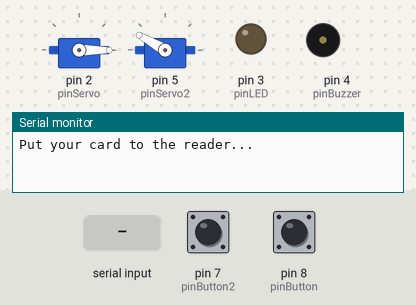
A sketch run on a simulated Arduino Uno, built with avr-gcc and run on an emulated ATmega328P. Shown: 2 × servo, output pins drawn as LEDs (lit = HIGH), buzzer (waves = sounding), the last lines printed to the serial monitor. Inputs (shaded band) come from the test bench; at power-on: pin 7 (pinButton2) LOW, pin 8 (pinButton) LOW. Pins used as bus, display or sensor lines are not drawn.

Above: at 1.2 s.
1.3 s: pin 7 (pinButton2) pulled HIGH for 0.15 s
At 2.4 s:
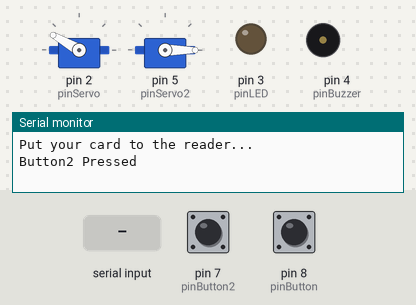
4.4 s: "ledopen\n" received over Serial
At 7.1 s:
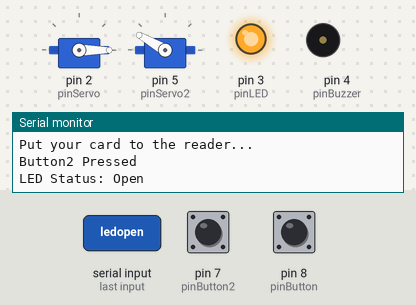
7.4 s: "dooropen\n" received over Serial
At 8.2 s:
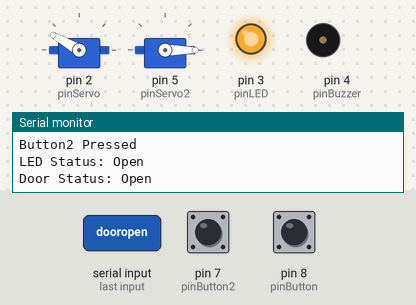
8.9 s: "Authorized\n" received over Serial
At 9.56 s:
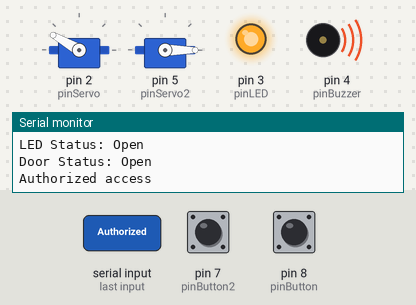
Timing chart, 0 to 19.2 s (numbered marks = the images above; inputs shaded):
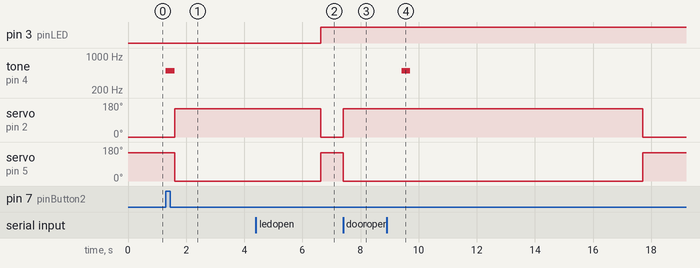

Measured:
- after the input at 1.3 s, tone on pin 4 (pinBuzzer): silent → 500 Hz at once, → silent 0.30 s later; servo on pin 2 (pinServo): 0° → 150° after 0.31 s; servo on pin 5 (pinServo2): 150° → 0° after 0.31 s
- after the input at 4.4 s, pin 3 (pinLED): LOW → HIGH after 2.2 s
- after the input at 7.4 s, servo on pin 2 (pinServo): 0° → 150° at once; servo on pin 5 (pinServo2): 150° → 0° at once
- after the input at 8.9 s, tone on pin 4 (pinBuzzer): silent → 500 Hz after 0.51 s, → silent 0.30 s later; servo on pin 2 (pinServo): 150° → 0° after 8.8 s; servo on pin 5 (pinServo2): 0° → 150° after 8.8 s

The sketch:

Arduino_RFID.ino
```cpp
#include <SPI.h>
#include <MFRC522.h>
#include <Servo.h>

// Define pins
#define pinLDR A0
#define pinServo 2
#define pinLED 3
#define pinBuzzer 4
#define pinServo2 5
#define pinButton2 7
#define pinButton 8
#define RST_PIN 9
#define SS_PIN 10

MFRC522 mfrc522(SS_PIN, RST_PIN); // Create MFRC522 instance
Servo myServo; // Define servo name
Servo myServo2;

int previousLdrStatus = -1; // Variable to store previous LDR status (-1 means uninitialized)
bool doorOpen = false; // Variable to track door status
bool ledOpen = false;
bool Auto = false;
bool authorized = false;
bool buzzer = false;
bool buttonPressed = false;
bool button2Pressed = false;

void setup() {
  Serial.begin(9600); // Initiate a serial communication
  SPI.begin(); // Initiate SPI bus
  mfrc522.PCD_Init(); // Initiate MFRC522

  // Initialize servos
  myServo.attach(pinServo);
  myServo.write(0); // Servo start position
  myServo2.attach(pinServo2);
  myServo2.write(150); // Servo start position

  // Initialize other pins
  pinMode(pinLED, OUTPUT);
  pinMode(pinBuzzer, OUTPUT);
  pinMode(pinButton, INPUT);
  pinMode(pinButton2, INPUT);
  noTone(pinBuzzer);

  // Welcome message
  Serial.println("Put your card to the reader...");
  Serial.println();
}

void handleCommand(String command) {

  if (command.equalsIgnoreCase("dooropen")) {

    myServo.write(150);
    myServo2.write(0);
    doorOpen = true;
    Serial.print("Door Status: ");
    Serial.println(doorOpen ? "Open" : "Closed");
  }

  else if (command.equalsIgnoreCase("doorclose")) {

    myServo.write(0);
    myServo2.write(150);
    doorOpen = false;
    Serial.print("Door Status: ");
    Serial.println(doorOpen ? "Open" : "Closed");
  }

  else if (command.equalsIgnoreCase("ledopen")) {
    Auto = false;
    digitalWrite(pinLED, HIGH);
    ledOpen = true;
    Serial.print("LED Status: ");
    Serial.println(ledOpen ? "Open" : "Closed");
  }

  else if (command.equalsIgnoreCase("ledclose")) {
    Auto = false;
    digitalWrite(pinLED, LOW);
    ledOpen = false;
    Serial.print("LED Status: ");
    Serial.println(ledOpen ? "Open" : "Closed");
  }

  else if(command.equalsIgnoreCase("Authorized")){
    authorized = true;
    Serial.println("Authorized access");
    Serial.println();
    delay(500);
    tone(pinBuzzer, 500);
    delay(300);
    noTone(pinBuzzer);
    myServo.write(150);
    myServo2.write(0);
    doorOpen = true;
    Serial.print("Door Status: ");
    Serial.println(doorOpen ? "Open" : "Closed");
    delay(8000);
    myServo.write(0);
    myServo2.write(150);
    doorOpen = false;
    Serial.print("Door Status: ");
    Serial.println(doorOpen ? "Open" : "Closed");
  }

  else if(command.equalsIgnoreCase("Unauthorized")){
    buzzer = true;
    tone(pinBuzzer, 500);
    delay(300);
    noTone(pinBuzzer);
   }

  else if(command.equalsIgnoreCase("auto")){
    Auto = true;
  }

  else {
    Serial.println("Unknown command. Please enter 'open' or 'close'.");
  }
}

void loop() {
  // Check for serial commands
  if (Serial.available() > 0) {
    String command = Serial.readStringUntil('\n');
    command.trim();
    handleCommand(command);
  }

  // Check the button state
  if (digitalRead(pinButton) == HIGH) {
    if (!buttonPressed) {
      buttonPressed = true;
      digitalWrite(pinBuzzer, HIGH);
      Serial.println("Button Pressed");
    }
  } else {
    if (buttonPressed) {
      buttonPressed = false;
      digitalWrite(pinBuzzer, LOW);
    }
  }

  // Check the button2 state
  if (digitalRead(pinButton2) == HIGH) {
    if (!button2Pressed) {
      button2Pressed = true;
      Serial.println("Button2 Pressed");
      tone(pinBuzzer, 500);
      delay(300);
      noTone(pinBuzzer);
      myServo.write(150);
      myServo2.write(0);
      delay(5000);
    }
  } else {
    if (button2Pressed) {
      button2Pressed = false;
      myServo.write(0);
      myServo2.write(150);
    }
  }

 if(Auto == true){

    // Read LDR value
  int ldrValue = analogRead(pinLDR);

  // Check if LDR value is below threshold
  int ldrStatus = (ldrValue < 400) ? 1 : 0;

  // Update LED based on LDR status
  digitalWrite(pinLED, ldrStatus == 1 ? HIGH : LOW);

  // Check if the LDR status has changed
  if (ldrStatus != previousLdrStatus) {
    // Send LDR value and status to serial
    Serial.print("LDR Value: ");
    Serial.print(ldrValue);
    Serial.print("\n");
    Serial.print("LED Status: ");
    Serial.println(ldrStatus == 1 ? "Open" : "Closed");
    Serial.print("\n");
    previousLdrStatus = ldrStatus;
  }
 }


  // Look for new cards
  if (!mfrc522.PICC_IsNewCardPresent()) {
    return;
  }

  // Select one of the cards
  if (!mfrc522.PICC_ReadCardSerial()) {
    return;
  }

   // Show UID on serial monitor
Serial.print("UID tag: ");
String content = "";
for (byte i = 0; i < mfrc522.uid.size; i++) {
  Serial.print(mfrc522.uid.uidByte[i] < 0x10 ? "0" : "");
  Serial.print(mfrc522.uid.uidByte[i], HEX);
  content.concat(String(mfrc522.uid.uidByte[i] < 0x10 ? "0" : ""));
  content.concat(String(mfrc522.uid.uidByte[i], HEX));
}

Serial.println();


  // Halt PICC and stop encryption on PCD
  mfrc522.PICC_HaltA(); // Halt PICC
  mfrc522.PCD_StopCrypto1(); // Stop encryption on PCD
  delay(1000); // Add delay to avoid reading the same card multiple times
}
```
